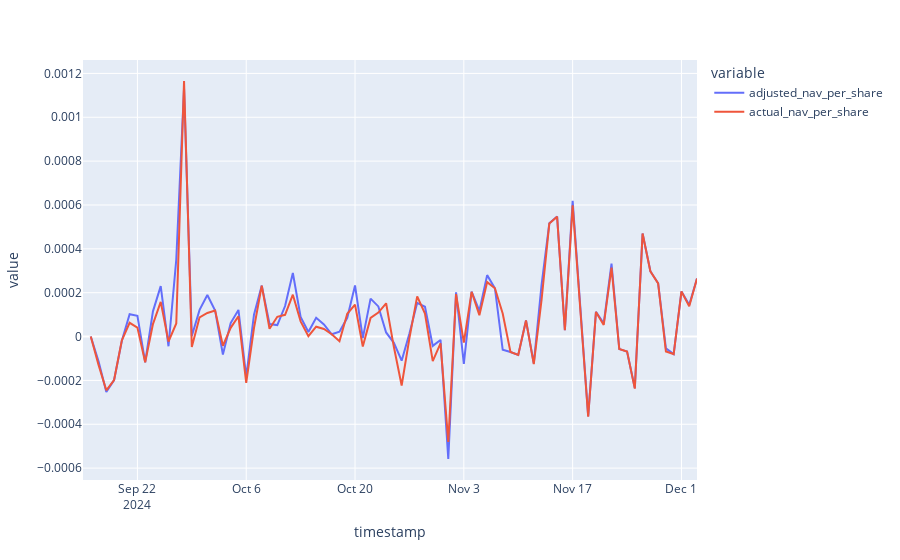

Here is the notebook cell this chart was saved with:
### Code cell
real_shares = df["actual_shares"].values
new_shares_from_streaming_fees = df["new_shares_from_streaming_fees"].values

shares_less_extra_shares = real_shares - reaL_extra_shares

df["adjusted_nav"] = df["actual_nav"].copy()
df["adjusted_shares"] = df["actual_shares"] - df["new_shares_from_streaming_fees"]
assert (df["adjusted_shares"] <= df["actual_shares"]).all()


df["adjusted_nav_per_share"] = df["actual_nav"] / df["adjusted_shares"]
df["actual_nav_per_share"] = df["actual_nav"] / df["actual_shares"]


px.line(df[["adjusted_nav_per_share", "actual_nav_per_share"]].diff())
